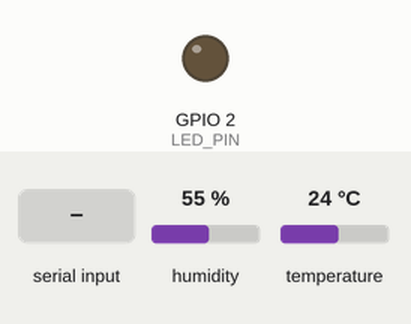
A sketch run on a simulated ESP32. Parts: output pins drawn as LEDs (lit = HIGH). Inputs (shaded band) come from the test bench; at power-on: humidity 55 %, temperature 24 °C. WiFi joins after 1.5 s; servers stay silent unless stated; uploads are accepted with an empty reply; EEPROM starts erased; what the sketch prints to the serial monitor is not drawn.

Above: at 2.8 s.
2.9 s: "status\n" received over Serial
At 16.82 s:
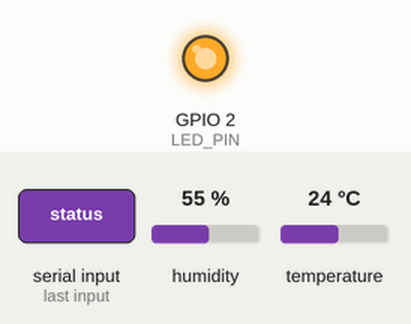
Timing chart, 0 to 18.4 s (numbered marks = the images above; inputs shaded):
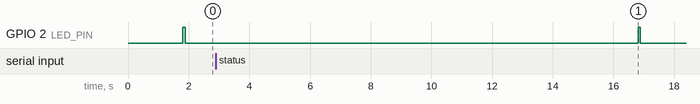

The sketch:

farmroute_esp32.ino
```cpp
/*
 * Farmroute Optimizer - ESP32 room/cargo temperature node (DHT22, 3-pin module)
 * ----------------------------------------------------------------------------
 * Reads a DHT22 and POSTs the reading to the Farmroute backend every POST_INTERVAL_MS:
 *
 *   POST http://<LAPTOP_IP>:8000/sensors/reading
 *   {"pool_id":"room","temperature":28.4,"humidity":61.2,"timestamp":0.0123}
 *
 * pool_id "room" is special: every time a plan is computed the backend uses the LATEST room reading that arrived in
 * the last 5 minutes as the plan's "Current temperature" (and falls back to a simulated value if there is none).
 * You can instead set a per-vehicle id from the Map tab, e.g. "4:2" (plan 4, vehicle 2), with the serial command below;
 * those readings only show in the Map tab's Live sensors panel and do not feed the plan.
 *
 * "timestamp" is just hours since this board booted (the backend stamps the arrival time itself).
 * Readings are NOT buffered while the link is down: an old reading re-sent later would look fresh to the planner.
 *
 * Power: plug the board into a USB-C power source (laptop, phone charger, or a power bank) - nothing else is needed.
 *
 * Wiring (3-pin DHT22 module, pins are printed on the board):
 *   module "+" / VCC  -> ESP32 3V3        module "OUT" / DATA -> ESP32 GPIO4        module "-" / GND -> ESP32 GND
 *
 * Arduino IDE: board "ESP32 Dev Module" (package "esp32" by Espressif); libraries "DHT sensor library" (Adafruit) and
 * "Adafruit Unified Sensor". Serial Monitor 115200 baud, line ending "Newline".
 *
 * Serial commands:
 *   pool room     send as the plan-feeding room sensor (default)
 *   pool 4:2      send as plan 4, vehicle 2 (saved to flash)
 *   status        print settings
 */
#include <WiFi.h>
#include <HTTPClient.h>
#include <Preferences.h>
#include "DHT.h"

// ---------- EDIT THESE ----------
const char* WIFI_SSID  = "YOUR_WIFI_NAME";        // must be a 2.4 GHz network
const char* WIFI_PASS  = "YOUR_WIFI_PASSWORD";
const char* API_HOST   = "192.168.1.50";          // the laptop's LAN IP running the backend, NOT localhost
const int   API_PORT   = 8000;
const char* ADMIN_TOKEN = "";                     // same value as the backend's ADMIN_TOKEN; leave "" if it is not set
const char* DEFAULT_POOL_ID = "room";
const float TEMP_OFFSET_C  = 0.0f;                // calibration offset (ice-water test)
const float HUM_OFFSET_PCT = 0.0f;
const unsigned long POST_INTERVAL_MS = 15000;     // must stay >= 2000 (DHT22 limit) and well under 300000 (freshness window)
// --------------------------------

#define DHT_PIN  4
#define DHT_TYPE DHT22
#ifdef LED_BUILTIN
  #define LED_PIN LED_BUILTIN
#else
  #define LED_PIN 2
#endif

DHT dht(DHT_PIN, DHT_TYPE);
Preferences prefs;
String poolId;
unsigned long lastPostMs = 0;

void blink(int n, int ms = 80) {
  for (int i = 0; i < n; i++) { digitalWrite(LED_PIN, HIGH); delay(ms); digitalWrite(LED_PIN, LOW); delay(ms); }
}

void connectWifi() {
  if (WiFi.status() == WL_CONNECTED) return;
  Serial.printf("Wi-Fi: connecting to %s ", WIFI_SSID);
  WiFi.mode(WIFI_STA);
  WiFi.begin(WIFI_SSID, WIFI_PASS);
  unsigned long t0 = millis();
  while (WiFi.status() != WL_CONNECTED && millis() - t0 < 15000) { delay(400); Serial.print("."); }
  if (WiFi.status() == WL_CONNECTED) Serial.printf(" OK, ESP32 IP %s\n", WiFi.localIP().toString().c_str());
  else Serial.println(" FAILED (will retry)");
}

bool postReading(float t, float h) {
  if (WiFi.status() != WL_CONNECTED) return false;
  char url[96], body[160];
  snprintf(url, sizeof(url), "http://%s:%d/sensors/reading", API_HOST, API_PORT);
  snprintf(body, sizeof(body),
           "{\"pool_id\":\"%s\",\"temperature\":%.2f,\"humidity\":%.2f,\"timestamp\":%.4f}",
           poolId.c_str(), t, h, millis() / 3600000.0f);
  HTTPClient http;
  http.setTimeout(5000);
  http.begin(url);
  http.addHeader("Content-Type", "application/json");
  if (strlen(ADMIN_TOKEN) > 0) http.addHeader("Authorization", String("Bearer ") + ADMIN_TOKEN);
  int code = http.POST((uint8_t*)body, strlen(body));
  http.end();
  Serial.printf("POST %s -> HTTP %d\n", body, code);
  return code == 200;
}

void handleSerial() {
  if (!Serial.available()) return;
  String line = Serial.readStringUntil('\n');
  line.trim();
  if (line.startsWith("pool ")) {
    poolId = line.substring(5); poolId.trim();
    prefs.putString("pool", poolId);
    Serial.printf("pool_id set to %s\n", poolId.c_str());
  } else if (line == "status") {
    Serial.printf("pool=%s api=%s:%d wifi=%d interval=%lu ms token=%s\n", poolId.c_str(), API_HOST, API_PORT,
                  WiFi.status() == WL_CONNECTED, POST_INTERVAL_MS, strlen(ADMIN_TOKEN) ? "set" : "none");
  }
}

void setup() {
  Serial.begin(115200);
  pinMode(LED_PIN, OUTPUT);
  dht.begin();
  prefs.begin("farmroute", false);
  poolId = prefs.getString("pool", DEFAULT_POOL_ID);
  Serial.printf("\nFarmroute sensor node. pool=%s\n", poolId.c_str());
  connectWifi();
}

void loop() {
  handleSerial();
  if (lastPostMs != 0 && millis() - lastPostMs < POST_INTERVAL_MS) return;
  lastPostMs = millis();

  connectWifi();
  float t = dht.readTemperature();
  float h = dht.readHumidity();
  if (isnan(t) || isnan(h)) { Serial.println("DHT22 read failed - check wiring (DATA on GPIO4, VCC on 3V3)"); blink(5, 40); return; }
  if (postReading(t + TEMP_OFFSET_C, h + HUM_OFFSET_PCT)) blink(1); else blink(2, 200);
}
```
